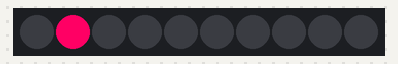
This sketch was run on a simulated ESP32. Parts: 10 RGB LEDs in strip order, left to right.

Above: at 0.15 s.
At 0.75 s:
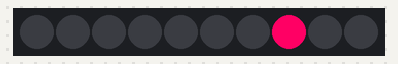
At 1.36 s:
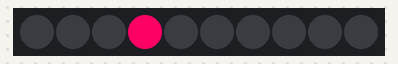

Measured:
- by itself, everything shown: repeats every 1.0 s, in 10 steps

The sketch:

LED_strip_scroller_without_delay_DIMIA.ino
```cpp
/* LEDstrip Scroller | AIR Lab DIMIA led strip workshop 2024

   The code provides a scrolling motion on the LED strip for the ESP32

   Syntax for changing color:
   leds[number of LED] = CRGB(Red value, Green value, Blue value); (Values are 0-255)
   FastLED.show()

*/

#include <FastLED.h>

#define NUM_LEDS 10
#define DATA_PIN 23

CRGB leds[NUM_LEDS];

int r = 255;
int g = 0;
int b = 100;

int i = 0; // pixel index
long timer = 0;
int interval = 100;

void setup()
{
  FastLED.addLeds<NEOPIXEL, DATA_PIN>(leds, NUM_LEDS);
  for (int i = 0; i < NUM_LEDS; i++){
    leds[i] = CRGB(0,0,0); // turn off all LEDs in array
  }
  FastLED.show(); // send data to LED strip
}


void loop()
{

  if (millis() - timer > interval) { // the code in this block runs every interval (100 milliseconds)
    timer = millis(); // Zero the timer to "now"

    i++;  //increment index variable
    if (i == 10) i = 0; // reset to zero at i == 10, to match amount of LEDs on strip

    FastLED.clear();
    leds[i] = CRGB(r, g, b);
    FastLED.show();
  }
}
```
